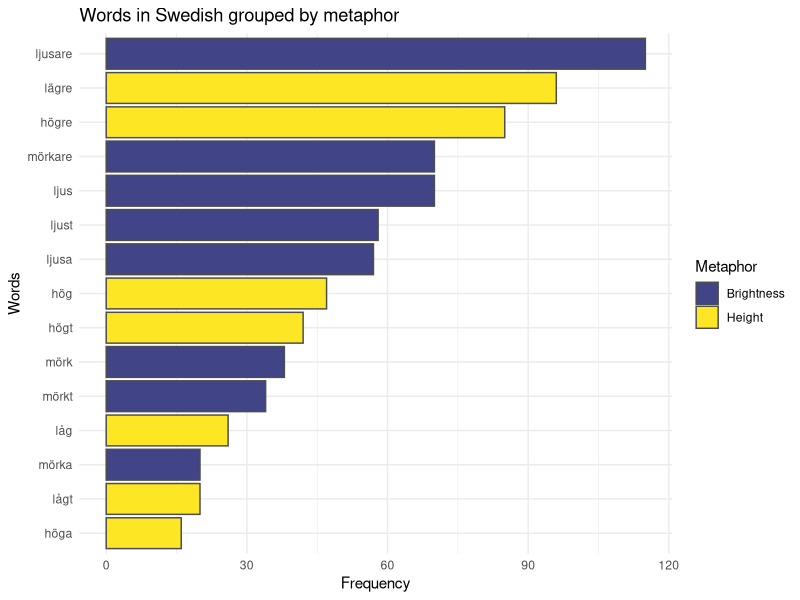

This chart was generated by the following R code: (Note: this script raises an error after producing the figure.)
## ---- chunk 1
knitr::opts_chunk$set(echo = TRUE)
## ---- chunk 2
# FINAL ANAlYSIS MUSIC EXP DATA: SPEECH
# PEER CHRISTENSEN
# OCTOBER 2017

library(data.table)
library(ggplot2)
library(viridis)
library(Hmisc)
library(plyr)

setwd("/Users/peerchristensen/Desktop")
df_full= read.csv2("all_data_CLEAN.csv",na.strings = c(""),stringsAsFactors = F)
#remove some columns
df=df_full[,-c(1,3,13,14,15,16,17,18)]
df=df[!duplicated(df), ]

#select colors for plots
cols_1=viridis(10)[7]
cols_2=viridis(6)[c(2,6)]
cols_4=viridis(10)[c(2,5,8,10)]
cols_5=viridis(10)[c(2,4,7,9,10)]

########## 1. WORDS ########

#### 1.1 N observations ###
# Total observations with metaphorical expressions
nrow(df)
# By language
table(df$Language)

#### 1.2 Words by metaphor ###
wordsMeta=df[,c(5,6,11)]
wordsMeta=wordsMeta[wordsMeta$Scope!="none" & wordsMeta$Scope!="NA",]
wordsMeta$Scope[wordsMeta$Words=="tok"]="Fullness"
wordsMeta=data.table(na.omit(wordsMeta))

#Swedish
wordsMetaSwe=wordsMeta[wordsMeta$Language=="Swedish"]
wordsMetaSwe[,Freq := .N, by=Words]
wordsMetaSwe=unique(wordsMetaSwe)
wordsMetaSwe=wordsMetaSwe[order(-Freq)]
wordsMetaSwe=wordsMetaSwe[1:15,]

#wordsMetaSwe=data.frame(sort(table(wordsMetaSwe$Scope), decreasing=T))

wmSwe=ggplot(wordsMetaSwe,aes(reorder(Words,Freq),Freq)) + 
  geom_bar(stat = "identity",aes(fill=Scope),colour="gray30") +
  #scale_fill_viridis("Metaphor",discrete = TRUE, option = "D") +
  scale_fill_manual("Metaphor",values=cols_2) +
  theme(axis.text.x = element_text(angle = 90, hjust = 1)) +
  ggtitle("Words in Swedish grouped by metaphor") +
  xlab("Words") +
  ylab("Frequency") +
  coord_flip() +
  theme_minimal()
wmSwe

#Turkish
wordsMetaTur=wordsMeta[wordsMeta$Language=="Turkish"]
wordsMetaTur$Scope[wordsMetaTur=="tok"]="Fullness"
wordsMetaTur[,Freq := .N, by=Words]
wordsMetaTur=unique(wordsMetaTur)
wordsMetaTur=wordsMetaTur[order(-Freq)]
wordsMetaTur=wordsMetaTur[1:15,]
wmTur=ggplot(wordsMetaTur,aes(reorder(Words,Freq),Freq)) + 
  geom_bar(stat = "identity",aes(fill=Scope),colour="gray30") +
  #scale_fill_viridis("Metaphor",discrete = TRUE, option = "D") +
  scale_fill_manual("Metaphor",values=cols_4) +
  theme(axis.text.x = element_text(angle = 90, hjust = 1)) +
  ggtitle("Words in Turkish grouped by metaphor") +
  xlab("Words") +
  ylab("Frequency") +
  coord_flip() +
  theme_minimal()
wmTur

#### 1.3 Words by PoS  ###
wordsPoS=df[,c(6,11)]
wordsPoS$PoS=revalue(wordsPoS$Words, c("ljusare"="Adj-C","lägre"="Adj-C",
                           "högre"="Adj-C","mörkare"="Adj-C",
                           "ljus"="Adj-P","ljust"="Adj-P","ljusa"="Adj-P",
                           "mörk"="Adj-P","mörka"="Adj-P","mörkt"="Adj-P",
                           "hög"="Adj-P","högt"="Adj-P","höga"="Adj-P",
                           "låg"="Adj-P","lågt"="Adj-P","högre upp"="ADV",
                           "högt upp"="ADV","upp"="ADV","över"="PREP",
                           "under"="PREP","djup"="Adj-P","första"="REF",
                           "andra"="REF","ner"="ADV","kalin"="Adj","ince"="Adj","yuksek"="Adj",
                           "inceydi"="Adj-Past","kalindi"="Adj-Past","kalinlikta"="N",
                           "dusuk"="Adj","kalina"="Adj-Dat","koyu"="Adj","altan"="Adj-Abl",
                           "alcak"="Adj","kalinlik"="N","inceye"="Adj-Dat","tok"="Adj","yukariya"="Adj-Dat"))

wordsPoS=data.table(na.omit(wordsPoS))

#Swedish
wordsPoSSwe=wordsPoS[wordsPoS$Language=="Swedish"]
wordsPoSSwe[,Freq := .N, by=Words]
wordsPoSSwe=unique(wordsPoSSwe)
wordsPoSSwe=wordsPoSSwe[order(-Freq)]
wordsPoSSwe=wordsPoSSwe[1:15,]

PoSSwe=ggplot(wordsPoSSwe,aes(reorder(Words,Freq),Freq)) + 
  geom_bar(stat = "identity",aes(fill=PoS),colour="gray30") +
  #scale_fill_viridis("PoS",discrete = TRUE, option = "D") +
  scale_fill_manual("PoS",values=cols_2) +
  theme(axis.text.x = element_text(angle = 90, hjust = 1)) +
  ggtitle("Words in Swedish grouped by Parts of speech") +
  xlab("Words") +
  ylab("Frequency") +
  coord_flip() +
  theme_minimal()
PoSSwe

#Turkish
wordsPoSTur=wordsPoS[wordsPoS$Language=="Turkish"]
wordsPoSTur[,Freq := .N, by=Words]
wordsPoSTur=unique(wordsPoSTur)
wordsPoSTur=wordsPoSTur[order(-Freq)]
wordsPoSTur=wordsPoSTur[1:15,]

PoSTur=ggplot(wordsPoSTur,aes(reorder(Words,Freq),Freq)) + 
  geom_bar(stat = "identity",aes(fill=PoS),colour="gray30") +
  #scale_fill_viridis("PoS",discrete = TRUE, option = "D") +
  scale_fill_manual("PoS",values=cols_5) +
  theme(axis.text.x = element_text(angle = 90, hjust = 1)) +
  ggtitle("Words in Turkish grouped by Parts of speech") +
  xlab("Words") +
  ylab("Frequency") +
  coord_flip() +
  theme_minimal()
PoSTur

### 1.4a Words by lemmata ###
wordsLem=df[,c(6,11)]
wordsLem$Lem=revalue(wordsPoS$Words, c("ljusare"="bright","lägre"="low","djupa"="deep",
                                       "högre"="high","mörkare"="dark",
                                       "ljus"="bright","ljust"="bright","ljusa"="bright",
                                       "mörk"="dark","mörka"="dark","mörkt"="dark",
                                       "hög"="high","höjd"="high","högt"="high","höga"="high",
                                       "låg"="low","lågt"="low","högre upp"="high up",
                                       "högt upp"="high up","upp"="up","över"="over",
                                       "under"="under","djup"="deep","första"="first",
                                       "andra"="other","ner"="down","kalin"="thick","ince"="thin","yuksek"="high",
                                       "inceydi"="thin","kalindi"="thick","kalinlikta"="thick",
                                       "dusuk"="low","kalina"="thick","koyu"="dark","altan"="below",
                                       "alcak"="low","kalinlik"="thick","inceye"="thin","tok"="full","yukariya"="high"))

wordsLem=data.table(na.omit(wordsLem))

#Swedish
wordsLemSwe=wordsLem[wordsLem$Language=="Swedish"]
wordsLemSwe[,Freq := .N, by=Words]
wordsLemSwe=unique(wordsLemSwe)
wordsLemSwe=wordsLemSwe[order(-Freq)]
wordsLemSwe=wordsLemSwe[1:15,]

LemSwe=ggplot(wordsLemSwe,aes(reorder(Words,Freq),Freq)) + 
  geom_bar(stat = "identity",aes(fill=Lem),colour="gray30") +
  #scale_fill_viridis("Lemma",discrete = TRUE, option = "D") +
  scale_fill_manual("Lemma",values=cols_4) +
  theme(axis.text.x = element_text(angle = 90, hjust = 1)) +
  ggtitle("Words in Swedish grouped by lemmata") +
  xlab("Words") +
  ylab("Frequency") +
  coord_flip() +
  theme_minimal()
LemSwe

#Turkish
wordsLemTur=wordsLem[wordsLem$Language=="Turkish"]
wordsLemTur[,Freq := .N, by=Words]
wordsLemTur=unique(wordsLemTur)
wordsLemTur=wordsLemTur[order(-Freq)]
wordsLemTur=wordsLemTur[1:15,]

LemTur=ggplot(wordsLemTur,aes(reorder(Words,Freq),Freq)) + 
  geom_bar(stat = "identity",aes(fill=Lem),colour="gray30") +
  scale_fill_viridis("Lemma",discrete = TRUE, option = "D") +
  theme(axis.text.x = element_text(angle = 90, hjust = 1)) +
  ggtitle("Words in Turkish grouped by lemmata") +
  xlab("Words") +
  ylab("Frequency") +
  coord_flip() +
  theme_minimal()
LemTur

### 1.4b Lemmata  ###
wordsLem2=wordsLem[,-1]

#Swedish
wordsLemSwe2=wordsLem2[wordsLem2$Language=="Swedish"]
wordsLemSwe2[,Freq := .N, by=Lem]
wordsLemSwe2=unique(wordsLemSwe2)
wordsLemSwe2=wordsLemSwe2[order(-Freq)]
wordsLemSwe2=wordsLemSwe2[1:5,]

LemSwe2=ggplot(wordsLemSwe2,aes(reorder(Lem,Freq),Freq)) + 
  geom_bar(stat = "identity",fill=cols_1,colour="gray30") +
  #scale_fill_viridis("Lemma",discrete = TRUE, option = "D") +
  theme(axis.text.x = element_text(angle = 90, hjust = 1)) +
  ggtitle("The most frequently used lemmata in Swedish") +
  xlab("Words") +
  ylab("Frequency") +
  coord_flip() +
  theme_minimal()
LemSwe2

#Turkish
wordsLemTur2=wordsLem2[wordsLem2$Language=="Turkish"]
wordsLemTur2[,Freq := .N, by=Lem]
wordsLemTur2=unique(wordsLemTur2)
wordsLemTur2=wordsLemTur2[order(-Freq)]
wordsLemTur2=wordsLemTur2[1:5,]

LemTur2=ggplot(wordsLemTur2,aes(reorder(Lem,Freq),Freq)) + 
  geom_bar(stat = "identity",fill=cols_1,colour="gray30") +
  #scale_fill_viridis("Lemma",discrete = TRUE, option = "D") +
  theme(axis.text.x = element_text(angle = 90, hjust = 1)) +
  ggtitle("The most frequently used lemmata in Turkish") +
  xlab("Words") +
  ylab("Frequency") +
  coord_flip() +
  theme_minimal()
LemTur2

### 1.5 Subject ####
dfSubj=df[df$Subject!="clip" & df$Subject!="instrument"&
          df$Subject!="NA" & df$Subject!="part",]
dfSubj$Subject[dfSubj$Subject=="voice"|dfSubj$Subject=="gender"]="gender+voice"
Subjects=round(prop.table(table(dfSubj$Subject,dfSubj$Language),2),2)
barplot(Subjects,beside=T,legend=T,ylim=c(0,1))

########## 2. METAPHORS ########

#### 2.1 Metaphor usage  ####

#Swedish
dfS=df[df$Language=="Swedish",]
dfS=ftable(dfS$File,dfS$Scope)
wtS=rowSums(dfS)
dfS=round(prop.table(as.matrix(dfS),1),2)
dfS=data.frame(dfS,wtS)
dfS$Language="Swedish"

dfS=ddply(dfS,"Language",summarise,
                   H= weighted.mean(Height,wtS), 
                   B=weighted.mean(Brightness,wtS),
                   Hse=sqrt(wtd.var(Height,wtS))/sqrt(nrow(dfS)),
                   Bse=sqrt(wtd.var(Brightness,wtS))/sqrt(nrow(dfS)))

dfS <- transform(dfS, Hlower=H-Hse, Hupper=H+Hse,Blower=B-Bse,
                          Bupper=B+Bse)

dfS=melt(dfS,Language=Language)

dfS=data.frame(cbind(dfS[1:2,],
                              dfS[3:4,2:3]))
dfS[,c(3,5)]=round(dfS[,c(3,5)],3)

BarSwe <- ggplot(dfS, aes(x=variable, y=value, fill=Language)) + 
  geom_bar(position=position_dodge(),stat="identity",fill="#21908CFF" ,colour="gray30") +
  geom_errorbar(aes(ymin=value-value.1, ymax=value+value.1), width=.2,
                position=position_dodge(.9)) +
  geom_text(aes(label = value, y = 0.3, size = 3)) +
  scale_y_continuous(name="Mean Proportions", limits=c(0, 1)) +
  scale_x_discrete(breaks=c("H","B"),
                   labels=c("Height", "Brightness")) +
  xlab("Metaphors") +
  ggtitle("Swedish pitch metaphors in speech") +
  theme_minimal() +
  theme(plot.title=element_text(lineheight=0.8,hjust=0.5,face="bold", size=20),
        axis.title.x=element_text(face="bold",size=17), 
        axis.text.x=element_text(size=15),
        axis.title.y=element_text(face="bold",size=17),
        axis.text.y=element_text(size=15),
        legend.position = "none")
BarSwe

#Turkish
dfT=df[df$Language=="Turkish",]
#we collapse "Brightness" and "Other"
dfT$Scope[dfT$Scope=="Brightness"]="Other"
dfT=ftable(dfT$File,dfT$Scope)
wtT=rowSums(dfT)
dfT=round(prop.table(as.matrix(dfT),1),2)
dfT=data.frame(dfT,wtT)
dfT$Language="Turkish"

dfT=ddply(dfT,"Language",summarise,
          H= weighted.mean(Height,wtT), 
          Th=weighted.mean(Thickness,wtT),
          O=weighted.mean(Other,wtT),
          Hse=sqrt(wtd.var(Height,wtT))/sqrt(nrow(dfT)),
          Thse=sqrt(wtd.var(Thickness,wtT))/sqrt(nrow(dfT)),
          Ose=sqrt(wtd.var(Other,wtT))/sqrt(nrow(dfT)))

dfT <- transform(dfT, Hlower=H-Hse, Hupper=H+Hse,Thlower=Th-Thse,
                 Thupper=Th+Thse,Olower=O-Ose,Oupper=O+Ose)

dfT=melt(dfT,Language=Language)

dfT=data.frame(cbind(dfT[1:3,],
                     dfT[4:6,2:3]))

dfT[,c(3,5)]=round(dfT[,c(3,5)],3)

BarTur <- ggplot(dfT, aes(x=variable, y=value, fill=Language)) + 
  geom_bar(position=position_dodge(),stat="identity",fill="#21908CFF" ,colour="gray30") +
  geom_errorbar(aes(ymin=value-value.1, ymax=value+value.1), width=.2,
                position=position_dodge(.9)) +
  geom_text(aes(label = value, y = 0.3, size = 3)) +
  scale_y_continuous(name="Mean Proportions", limits=c(0, 1)) +
  scale_x_discrete(breaks=c("H","Th","O"),
                   labels=c("Height","Thickness","Other")) +
  xlab("Metaphors") +
  ggtitle("Turkish pitch metaphors in speech") +
  theme_minimal() +
  theme(plot.title=element_text(lineheight=0.8,hjust=0.5,face="bold", size=20),
        axis.title.x=element_text(face="bold",size=17), 
        axis.text.x=element_text(size=15),
        axis.title.y=element_text(face="bold",size=17),
        axis.text.y=element_text(size=15),
        legend.position = "none")
BarTur

#### 2.2 Consistency over time ####
#Swedish height and Turkish thickness, lineplot with error bars

#Swedish
conS=df[df$Language=="Swedish" & !df$Trial>25,]
conS=conS[,-c(4,6,7,8,9,10,11)]
conS=conS[,c(1,2,4)]
wMeans=c()
wSEs=c()
for(i in seq(1,25)){
  t=conS[conS$Trial==i,]
  fTab=ftable(t,col.vars = "File")
  cSum=colSums(fTab)
  fTab=round(prop.table(as.matrix(fTab),2),2)
  fTab=rbind(fTab,cSum)
  wMean=weighted.mean(fTab[2,],fTab[3,])
  wMeans=append(wMeans,wMean)
  wSE=sqrt(wtd.var(fTab[2,],fTab[3,]))/sqrt(ncol(fTab))
  wSEs=append(wSEs,wSE)
}
conS=data.frame(Trial=seq(1,25),wMeans,wSEs)

consistencyS=ggplot(conS,aes(x=Trial, y=wMeans)) +
  geom_line(size = 1.5,color="#21908CFF") +
  geom_point(size=1.5,color="gray30") +
  geom_errorbar(aes(ymin=wMeans-wSEs,ymax=wMeans+wSEs),width=0.3,color="gray30") +
  scale_y_continuous(name="Mean proportion of Height expressions", limits=c(0,1)) +
  ggtitle("Swedish participants' Usage of HEIGHT by trial") +
  ylab("Trial") +
  theme_minimal()
consistencyS

#Turkish
conT=df[df$Language=="Turkish" & !df$Trial>25,]
conT=conT[,-c(4,6,7,8,9,10,11)]
conT=conT[,c(1,2,4)]
conT = conT[order(conT$Trial,conT$File),] 
wMeans=c()
wSEs=c()
for(i in seq(1,25)){
  t=conT[conT$Trial==i,]
  fTab=ftable(t,col.vars = "File")
  cSum=colSums(fTab)
  fTab=round(prop.table(as.matrix(fTab),2),2)
  fTab=rbind(fTab,cSum)
  wMean=weighted.mean(tail(fTab,2)[1,],tail(fTab,2)[2,])
  wMeans=append(wMeans,wMean)
  wSE=sqrt(wtd.var(tail(fTab,2)[1,],tail(fTab,2)[2,]))/sqrt(ncol(fTab))
  wSEs=append(wSEs,wSE)
}
conT=data.frame(Trial=seq(1,25),wMeans,wSEs)

consistencyT=ggplot(conT,aes(x=Trial, y=wMeans)) +
  geom_line(size = 1.5,color="#21908CFF") +
  geom_point(size=1.5,color="gray30") +
  geom_errorbar(aes(ymin=wMeans-wSEs,ymax=wMeans+wSEs),width=0.3,color="gray30") +
  scale_y_continuous(name="Mean proportion of Height expressions", limits=c(0,1.01)) +
  ggtitle("Turkish participants' Usage of THICKNESS by trial") +
  ylab("Trial") +
  theme_minimal()
consistencyT
